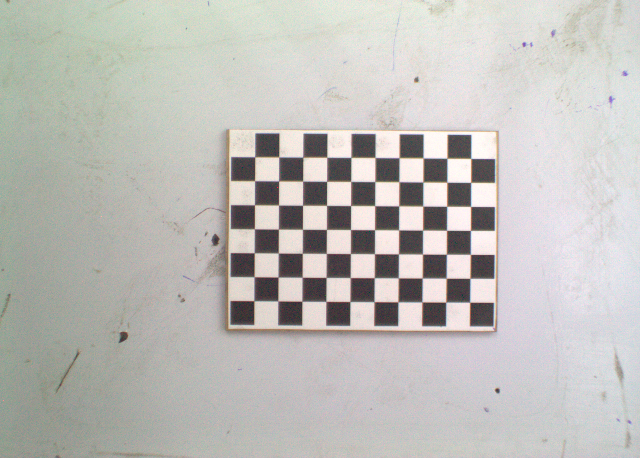
#> input picture WEEK3-Camera-Calibration/Images/image_25.png, 640 x 458 px, found by its file name
$ python object_measurement.py   (older library calls are emulated)
#> lines starting #> are read from the running program, lines starting #| are printed output that depends on the picture; after the words box and inside, x2 and y2 are one past the last pixel; in counts of white or black regions, pixels touching at a corner belong together
### WEEK3-Camera-Calibration/utils.py
import cv2
import numpy as np
import os

def resize_image(image, percent):
    x = int((image.shape[1]*percent)/100)
    y = int((image.shape[0]*percent)/100)
    image_resize = cv2.resize(image,(x, y), interpolation = cv2.INTER_LINEAR)
    return image_resize
# [98 lines left out: functions img_proc, add_information, detect_shape, detect_color, draw_information, crop_contour and 1 more, not called in this run]
def mean(data):
    return sum(data) / len(data)

def stddev(data):
    squared_data = [x*x for x in data]
    return (mean(squared_data) - mean(data)**2)**.5
def pad_dict_list(dict_list, padel):
    lmax = 0
    for lname in dict_list.keys():
        lmax = max(lmax, len(dict_list[lname]))
    for lname in dict_list.keys():
        ll = len(dict_list[lname])
        if  ll < lmax:
            dict_list[lname] += [padel] * (lmax - ll)
    return dict_list
def midpoint(ptA, ptB):
	return ((ptA[0] + ptB[0]) * 0.5, (ptA[1] + ptB[1]) * 0.5)

### WEEK3-Camera-Calibration/object_measurement.py
import os
import cv2
import os.path as osp
from tqdm import tqdm
import json
import numpy as np
from scipy.spatial import distance
from imutils import perspective
from imutils import contours
import imutils
from utils import resize_image, pad_dict_list
import pandas as pd
import statistics
current_dir = os.getcwd()
print("path", current_dir)
# # Path
# path = os.path.join(current_dir, name)
# Folder Name:
name = "Parameters.json"
file_path = current_dir + '/' + "{}".format(name)
# Load parameters
# Opening JSON file
with open(file_path, 'r') as openfile:
#> (reads WEEK3-Camera-Calibration/Parameters.json from the repository)
    parameters = json.load(openfile)
mtx = np.array(parameters['Camera matrix'])
dist = np.array(parameters['Distortion'])

# [8 lines of commented-out code are left out]
CHECKERBOARD = (10,7)
# specified number of iterations are completed.
criteria = (cv2.TERM_CRITERIA_EPS +
            cv2.TERM_CRITERIA_MAX_ITER, 30, 0.001)
if __name__ == "__main__":
    # image_path = current_dir + "\\Single_Camera\\image1.png"
    image_path = current_dir + "\\Images\\image_25.png"
    image = cv2.imread(image_path)
#> image is the input picture: shape (458, 640, 3); mean B, G, R 185.7, 189.7, 191

    # Normal image
    grayColor = cv2.cvtColor(image,cv2.COLOR_BGR2GRAY)
    tem_img = image
    # [11 lines of commented-out code are left out]
    ret, corners = cv2.findChessboardCorners(
            grayColor, CHECKERBOARD, None)
#> ret = True; corners = 70 rows, first 8: [469.7, 302.3], [445.6, 302.2], [422, 302], [397.8, 301.9], [374, 301.8], [349.8, 301.6], [325.9, 301.4], [301.8, 301.4]
    # Draw checker point on image
    image = cv2.drawChessboardCorners(tem_img,
                                          CHECKERBOARD,
                                          corners, ret)
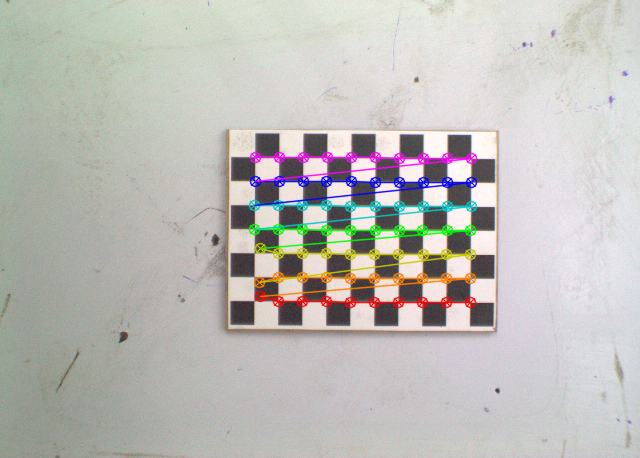
#> image: shape (458, 640, 3); 4.56% of pixels changed, all inside (x1, y1, x2, y2) = (248, 151, 478, 309)
    # for given 2d points.
    corners2 = cv2.cornerSubPix(
        grayColor, corners, (11, 11), (-1, -1), criteria)
#> corners2 = 70 rows, first 8: [469.7, 302.2], [445.8, 302.1], [421.9, 301.9], [398, 301.8], [374.1, 301.6], [349.9, 301.5], [325.9, 301.3], [301.9, 301.2]
    corners = corners2.reshape(70,2)
#> corners = 70 pairs, first value 253.9 to 470.8, second value 156.7 to 302.2
    # print("dist", corners[1][1])
    dA = distance.euclidean((float(corners[28][0]), float(corners[28][1])), (float(corners[29][0]), float(corners[29][1])))
#> dA = 24.07
    # print("Distance:", dA)
    # if the pixels per metric has not been initialized, then
	# compute it as the ratio of pixels to supplied metric
	# (in this case, mm)
    units = 10 #(mm)
    pixelsPerMetric = dA /units
#> pixelsPerMetric = 2.41
    # cv.imwrite('calibresult.png', dst)
    # merge = np.concatenate((image, dist_img), axis = 1)
    dist_point = {"number point": [], "distance": [], "Mean_error":[], "Stdev": []}
    error = []
    for idx in range(70):
        n = 1
        if idx in [9, 19, 29,39,49,59]:
            pts69 = corners[idx-9*n]
            pts70 = corners[idx + 1]
            n +=1
        else:
            pts69 = corners[idx]
            pts70 = corners[idx + 1]
        dB  = distance.euclidean(pts69,pts70)
        dimB = dB / pixelsPerMetric
        dist_point["number point"].append(idx)
        dist_point["distance"].append(round(dimB,4))
        error.append((round(10-dimB,4)))
        if idx == 68:
           break
#> this loop made 69 passes
#> (pts69, pts70, dB, dimB) on passes 1 to 12: ([469.7, 302.2], [445.8, 302.1], 23.92, 9.94), ([445.8, 302.1], [421.9, 301.9], 23.82, 9.9), ([421.9, 301.9], [398, 301.8], 23.97, 9.96), ([398, 301.8], [374.1, 301.6], 23.93, 9.94), ([374.1, 301.6], [349.9, 301.5], 24.12, 10.02), ([349.9, 301.5], [325.9, 301.3], 24.02, 9.98), ([325.9, 301.3], [301.9, 301.2], 24.01, 9.97), ([301.9, 301.2], [277.9, 300.9], 24.05, 9.99), ([277.9, 300.9], [253.9, 300.7], 23.97, 9.96), ([469.7, 302.2], [470, 278.3], 23.9, 9.93), ([470, 278.3], [446.2, 278.2], 23.76, 9.87), ([446.2, 278.2], [422.3, 278], 23.98, 9.96)
#> (pts69, pts70) on passes 61 to 66: ([470.8, 158.4], [447, 158.2]), ([447, 158.2], [423.1, 157.9]), ([423.1, 157.9], [399.1, 157.6]), ([399.1, 157.6], [375, 157.4]), ([375, 157.4], [350.9, 157.4]), ([350.9, 157.4], [326.8, 157.2])
#> after the loop, error = 69 values, max 0.13 at index 10, min -0.0232 at index 54, mean 0.0288
    #     print("Distance from point 70 to point 69:", dimB)
    # print(dist_point)
    mean_error = statistics.mean(error)
#> mean_error = 0.0288
    stdev = statistics.stdev(error)
#> stdev = 0.0335
    dist_point["Mean_error"].append(round(mean_error,4))
    dist_point["Stdev"].append(round(stdev,4))
    dict_list = pad_dict_list(dist_point, 0)
    df = pd.DataFrame(dict_list)
    print(df)
    # Write DataFrame to Excel file
    df.to_excel(current_dir + '\camera_distortion.xlsx')

    cv2.imshow("image", resize_image(image,100))
    cv2.waitKey(0)
    cv2.destroyAllWindows()
